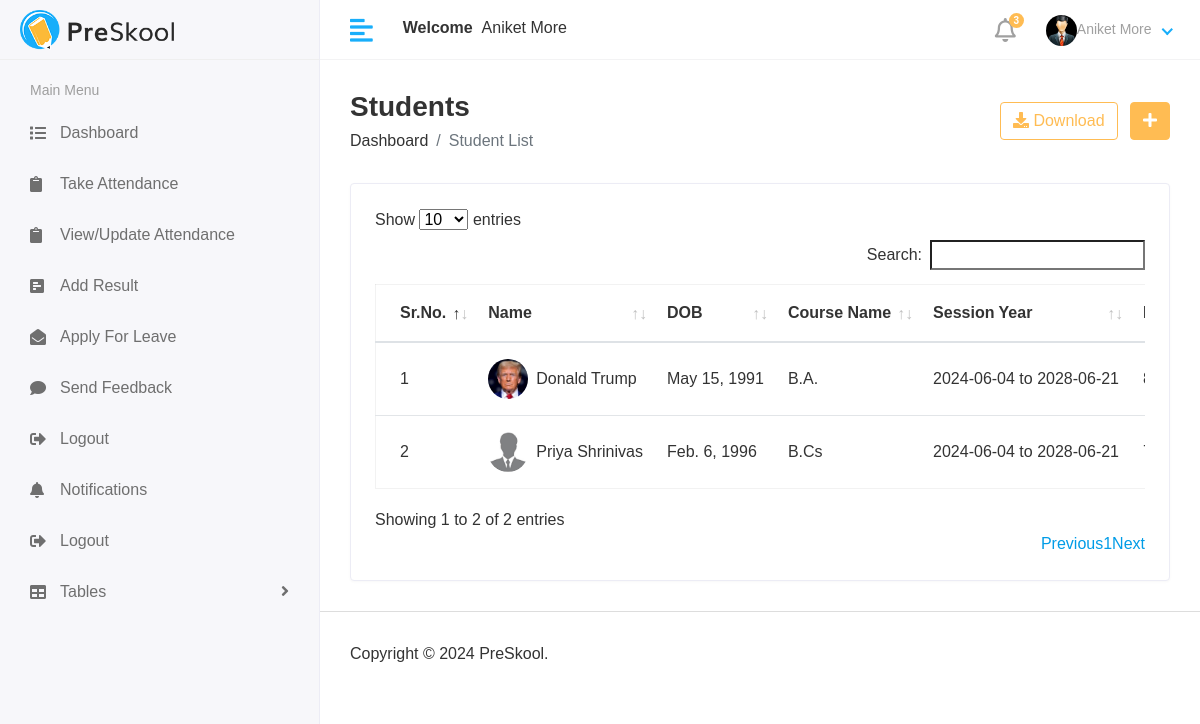
Before: /student/students/ (signed in) with the older database file.
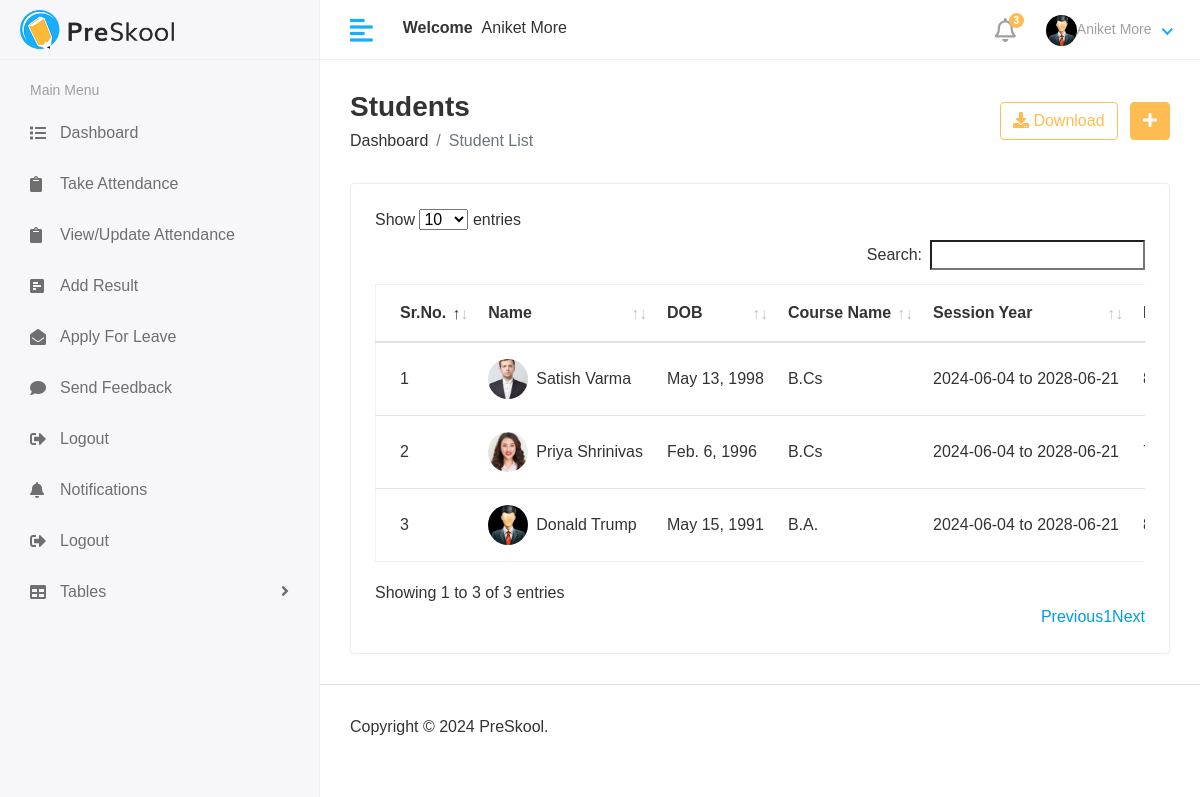
After: the same page with the newer database file.
### app/models.py (models this page shows)
class CustomUser(AbstractUser):
    USER = (
        (1, "HOD"),
        (2, "STAFF"),
        (3, "STUDENT")
    )
    user_type = models.CharField(max_length=50, choices=USER, default=1)
    profile_pic = models.ImageField(upload_to="media/profile_pic")

### student/models.py (models this page shows, shortened)
class Students(models.Model):
    admin = models.OneToOneField(CustomUser, on_delete=models.CASCADE)
    gender = models.CharField(max_length=100)
    dob = models.DateField(null=True, blank=True)
    contact_no = models.CharField(max_length=20)
    address = models.TextField()
    course_id = models.ForeignKey(Course, on_delete=models.DO_NOTHING)
    session_year_id = models.ForeignKey(SessionYear, on_delete=models.DO_NOTHING)
    created_at = models.DateTimeField(auto_now_add=True)
    updated_at = models.DateTimeField(auto_now_add=True)

class Course(models.Model):
    course_name = models.CharField(max_length=50)
    created_at = models.DateTimeField(auto_now_add=True)
    updated_at = models.DateTimeField(auto_now_add=True)

class SessionYear(models.Model):
    session_start = models.CharField(max_length=100)
    session_end = models.CharField(max_length=100)
    created_at = models.DateTimeField(auto_now_add=True)
    updated_at = models.DateTimeField(auto_now_add=True)

### student/views.py (the view)
# urls.py: path("students/", views.student_list, name="student_list"),
@login_required(login_url="/")
def student_list(request):
    students = Students.objects.all().order_by("-updated_at")
    context = {"students":students}
    return render(request, "student/studentList.html", context)

### templates/student/studentList.html (shortened to what this page needs)
{% extends 'base.html' %}
{% load static %}
{% block content %}
      <div class="content container-fluid">
             <div class="page-header">
                <div class="row align-items-center">
                   <div class="col">
                      <h3 class="page-title">Students</h3>
                      <ul class="breadcrumb">
                         <li class="breadcrumb-item"><a href="{% url 'hod_home' %}">Dashboard</a></li>
                         <li class="breadcrumb-item active">Student List</li>
                      </ul>
                   </div>
                   <div class="col-auto text-right float-right ml-auto">
                     <a href="#" class="btn btn-outline-primary mr-2"><i class="fas fa-download"></i> Download</a>
                     <a href="{% url 'add_student' %}" class="btn btn-primary"><i class="fas fa-plus"></i></a>
                   </div>
                </div>
             </div>
             <div class="row">
               <div class="col-sm-12">
                  <div class="card card-table">
                     <div class="card-body">
                        <div class="table-responsive">
                           <table id="table_id" class="table table-hover table-center mb-0 ">
                              <thead>
                                 <tr>
                                    <th>Sr.No.</th>
                                    <th>Name</th>
                                    <th>DOB</th>
                                    <th>Course Name</th>
                                    <th>Session Year</th>
                                    <th>Mobile Number</th>
                                 </tr>
                              </thead>
                              <tbody>
                              {% for student in students %}
                                 <tr>
                                    <td>{{forloop.counter}}</td>
                                    <td>
                                       <h2 class="table-avatar">
                                          {% if student.admin.profile_pic == "" %}
                                          <a href="{% url 'student_details' student.id %}" class="avatar avatar-sm mr-2"><img class="avatar-img rounded-circle" src="{% static 'assets/img/profiles/profile1.jpeg'%}" alt="User Image"></a>
                                          {% else %}
                                          <a href="{% url 'student_details' student.id %}" class="avatar avatar-sm mr-2"><img class="avatar-img rounded-circle" src="/{{student.admin.profile_pic}}" alt="User Image"></a>
                                          {% endif %}
                                          <a href="{% url 'student_details' student.id %}">{{student.admin.first_name}} {{student.admin.last_name}}</a>
                                       </h2>
                                    </td>
                                    <td>{{student.dob}}</td>
                                    <td>{{student.course_id.course_name}}</td>
                                    <td>{{student.session_year_id.session_start}} to {{student.session_year_id.session_end}}</td>
                                    <td>{{student.contact_no}}</td>
                                 </tr>
                              {% endfor %}
                              </tbody>
                           </table>
                        </div>
                     </div>
                  </div>
               </div>
             </div>
      </div>
{% endblock %}

### templates/base.html (shortened to what this page needs)
<!DOCTYPE html>
<html lang="en">
{% load static %}
   <head>
      <link rel="stylesheet" href="{% static 'assets/plugins/bootstrap/css/bootstrap.min.css' %}">
      <link rel="stylesheet" href="{% static 'assets/plugins/fontawesome/css/fontawesome.min.css' %}">
      <link rel="stylesheet" href="{% static 'assets/plugins/fontawesome/css/all.min.css' %}">
      <link rel="stylesheet" href="{% static 'assets/css/style.css' %}">
       <link rel="stylesheet" href="{% static 'assets/plugins/datatables/datatables.min.css' %}">
   </head>
   <body>
       <div class="main-wrapper">
          {% include 'includes/header.html' %}
          {% include 'includes/sidebar.html' %}
          <div class="page-wrapper">
             {% block content %}
             {% endblock %}
            {% include 'includes/footer.html' %}
          </div>
       </div>
   </body>
</html>

### templates/includes/header.html (shortened to what this page needs)
{% load static %}
   <div class="header">
      <div class="header-left">
         <a href="index.html" class="logo">
         <img src="{% static 'assets/img/logo.png' %}" alt="Logo">
         </a>
      </div>
      <a href="javascript:void(0);" id="toggle_btn">
      <i class="fas fa-align-left"></i>
      </a>
      <div class="top-nav-search mt-3">
         <p><strong>Welcome &nbsp;</strong><span>{{user.first_name}} {{user.last_name}}</span></p>
      </div>
      <ul class="nav user-menu">
         <li class="nav-item dropdown noti-dropdown">
            <a href="#" class="dropdown-toggle nav-link" data-toggle="dropdown">
            <i class="far fa-bell"></i> <span class="badge badge-pill">3</span>
            </a>
         </li>
         <li class="nav-item dropdown has-arrow">
            <a href="#" class="dropdown-toggle nav-link" data-toggle="dropdown">
            {% if user.profile_pic == "" %}
            <span class="user-img"><img class="rounded-circle" src="{% static 'static/assets/img/profiles/profile1.jpej' %}" width="31">{{user.first_name}} {{user.last_name}}</span>
            {% else %}
            <span class="user-img"><img class="rounded-circle" src="/{{user.profile_pic}}" width="31" >{{user.first_name}} {{user.last_name}}</span>
            {% endif %}
            </a>
         </li>
      </ul>
   </div>

### templates/includes/sidebar.html (shortened to what this page needs)
{% load static %}
{% load active_link_tags %}
        <div class="sidebar" id="sidebar">
            <div class="sidebar-inner slimscroll">
               <div id="sidebar-menu" class="sidebar-menu">
                  <ul>
                     <li class="menu-title">
                        <span>Main Menu</span>
                     {% if user.user_type == "1" %}
                     </li>
                     <li class="{% active_link 'hod_home' 'active' %}">
                        <a href="{% url 'hod_home' %}"><i class="fas fa-list"></i> <span>Dashboard</span></a>
                     </li>
                      <li class="{% active_link 'student_list' 'active' %}">
                        <a href="{% url 'student_list' %}"><i class="fas fa-user-graduate"></i> <span>Student List</span></a>
                     </li>
                     <li class="{% active_link 'staff_list' 'active' %}">
                        <a href="{% url 'staff_list' %}"><i class="fas fa-chalkboard-teacher"></i><span>Staff List</span></a>
                     </li>
                     <li class="{% active_link 'course_list' 'active' %}">
                        <a href="{% url 'course_list' %}"><i class="fas fa-graduation-cap"></i> <span>Course List</span></a>
                     </li>
                     <li class="{% active_link 'session_list' 'active' %}">
                        <a href="{% url 'session_list' %}"><i class="fas fa-calendar"></i> <span>Session List</span></a>
                     </li>
                     <li class="{% active_link 'subject_list' 'active' %}">
                        <a href="{% url 'subject_list' %}"><i class="fas fa-book"></i> <span>Subject List</span></a>
                     </li>
                     <li class="{% active_link 'send_staff_notification' 'active' %}">
                        <a href="{% url 'send_staff_notification' %}"><i class="fa fa-bell"></i> <span>Send Staff Notification</span></a>
                     </li>
                     <li class="{% active_link 'student_notification' 'active' %}">
                        <a href="{% url 'student_notification' %}"><i class="fa fa-bell"></i> <span>Send Student Notification</span></a>
                     </li>
                     <li>
                        <a href="#"><i class="fa fa-calendar"></i> <span>View Attendance</span></a>
                     </li>
                     <li class="{% active_link 'staff_feedbacks' 'active' %}">
                        <a href="{% url 'staff_feedbacks' %}"><i class="fas fa-comments"></i> <span>Staff Feedback</span></a>
                     </li>
                     <li class="{% active_link 'view_staff_leaves' 'active' %}">
                        <a href="{% url 'view_staff_leaves' %}"><i class="fas fa-envelope"></i> <span>Staff Leave</span></a>
                     </li>
                     <li>
                        <a href="#"><i class="fas fa-comments"></i> <span>Student Feedback</span></a>
                     </li>
                     <li>
                        <a href="#"><i class="fas fa-envelope"></i> <span>Student Leave</span></a>
                     </li>
                     {% elif user.user_type == "2" %}
                      <li class="{% active_link 'staff_home' 'active' %}">
                        <a href="{% url 'staff_home' %}"><i class="fas fa-list"></i> <span>Dashboard</span></a>
                     </li>
                     <li class="{% active_link 'take_attendance' 'active' %}">
                        <a href="#"><i class="fa fa-clipboard"></i> <span>Take Attendance</span></a>
                     </li>
                     <li class="{% active_link 'view_attendance' 'active' %}">
                        <a href="#"><i class="fa fa-clipboard"></i> <span>View/Update Attendance</span></a>
                     </li>
                     <li class="{% active_link 'add_result' 'active' %}">
                        <a href="#"><i class="fas fa-poll-h"></i> <span>Add Result</span></a>
                     </li>
                     <li class="{% active_link 'staff_apply_leave' 'active' %}">
                        <a href="{% url 'staff_apply_leave' %}"><i class="fas fa-envelope-open"></i> <span>Apply For Leave</span></a>
                     </li>
                      <li class="{% active_link 'send_staff_feedback' 'active' %}">
                        <a href="{% url 'send_staff_feedback' %}"><i class="fas fa-comment"></i> <span>Send Feedback</span></a>
                     </li>
                     <li class="{% active_link 'hod_home' 'active' %}">
                        <a href="{% url 'hod_home' %}"><i class="fas fa-sign-out-alt"></i> <span>Logout</span></a>
                     </li>
                     <li class="{% active_link 'notifications_viewed' 'active' %}">
                        <a href="{% url 'notifications_viewed' %}"><i class="fas fa-bell"></i> <span>Notifications</span></a>
                     </li>
                     {% endif %}
                     <li>
                        <a href="{% url 'logout' %}"><i class="fas fa-sign-out-alt"></i> <span>Logout</span></a>
                     </li>
                     <li class="submenu">
                        <a href="#"><i class="fas fa-table"></i> <span> Tables </span> <span class="menu-arrow"></span></a>
                     </li>
                  </ul>
               </div>
            </div>
        </div>

### templates/includes/messages.html (shortened to what this page needs)
{% load static %}

### templates/includes/footer.html
{% load static %}
    <footer>
       <p>Copyright © 2024 PreSkool.</p>
     </footer>

Changed rows visible on the page:
added Students: admin.profile_pic (picture), admin.first_name "Satish", admin.last_name "Varma", dob "May 13, 1998", course_id.course_name "B.Cs", session_year_id.session_start "2024-06-04", session_year_id.session_end "2028-06-21"
changed Students "Feb. 6, 1996": admin.profile_pic: picture added; profile_pic: picture removed; moves up the list
changed Students "May 15, 1991": admin.profile_pic: a different picture
Other visible differences:
text written by a page script: "Show entries Search: Showing 1 to 2 of 2 entries Previous 1 Next" → "Show entries Search: Showing 1 to 3 of 3 entries Previous 1 Next"
